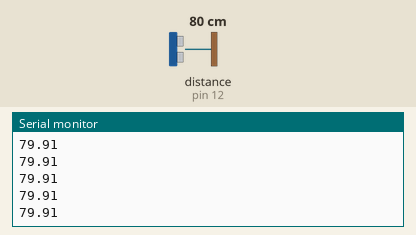
A sketch run on a simulated Arduino Uno, built with avr-gcc and run on an emulated ATmega328P. On the bench: the last lines printed to the serial monitor. Wiring (inferred from the names in the program): ultrasonic range finder: trigger pin 14; echo pin 12. The test bench sets the inputs (shaded band); at power-on: distance to the obstacle (sensor on pin 12) 80 cm. The echo pulse lasts 58.3 µs per cm.

Above: at 1.2 s.
1.3 s: distance to the obstacle (sensor on pin 12) set to 2 cm
At 2.4 s:
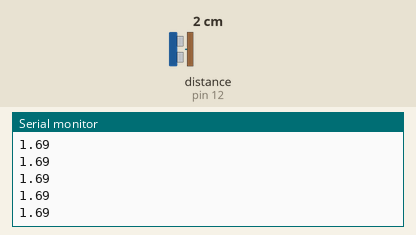
2.8 s: distance to the obstacle (sensor on pin 12) set to 4 cm
At 3.5 s:
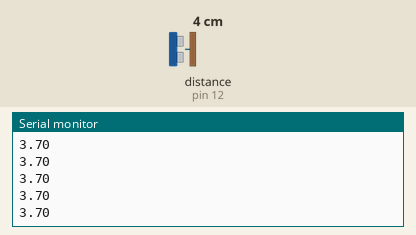
Timing chart, 0 to 5.8 s (numbered marks = the images above; inputs shaded):
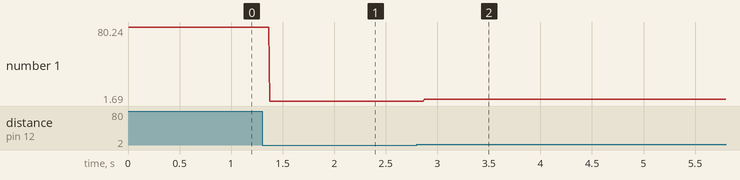

The sketch:

Sensing_Unit.ino
```cpp
int trig = 14;
int echo = 12;

float Tt;
float s = 0;
float v = 0.0344;
float t = 0;

void setup() {
  // put your setup code here, to run once:


  pinMode(trig,OUTPUT);
  pinMode(echo,INPUT);

  Serial.begin(9600);


}

void loop() {
  // put your main code here, to run repeatedly:

    digitalWrite(trig,LOW);
    delayMicroseconds(2);

    digitalWrite(trig,HIGH);
    delayMicroseconds(10);

    digitalWrite(trig,LOW);

   Tt = pulseIn(echo,HIGH);
    t = (float)Tt/2;

    s = v*t;
    Serial.println(s);
}
```

Measured:
- after the input at 1.3 s, the serial monitor: prints a new line after 0.07 s (image 1)
- after the input at 2.8 s, the serial monitor: prints a new line after 0.07 s (image 2)
- plotted number 1: 79.91 → 1.69 after the input at 1.3 s, 1.69 → 3.7 after the input at 2.8 s
